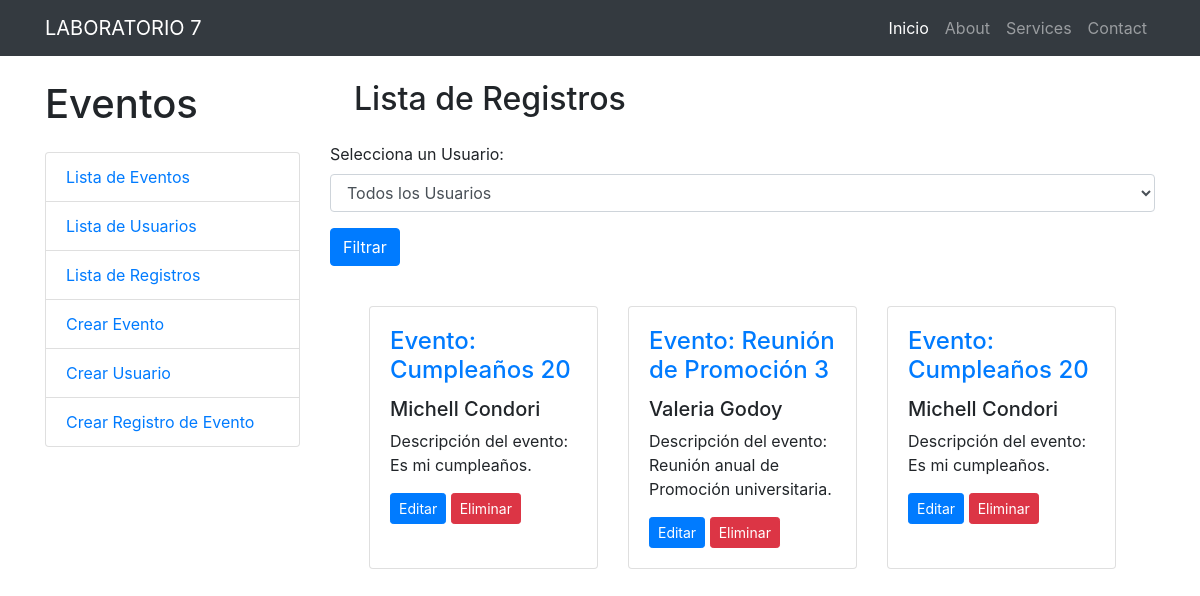
The page /eventos/lista_registros_evento/ on the database its author committed.
### eventos/models.py (models this page shows, shortened)
class RegistroEvento(models.Model):
    evento = models.ForeignKey(Evento, on_delete=models.CASCADE)
    usuario = models.ForeignKey(Usuario, on_delete=models.CASCADE)

class Evento(models.Model):
    evento = models.CharField(max_length=100)
    descripcion = models.TextField()
    fecha = models.DateField()

class Usuario(models.Model):
    nombre = models.CharField(max_length=100)
    email = models.EmailField()

### eventos/views.py (the view)
# urls.py: path('lista_registros_evento/', views.lista_registros_evento, name='lista_registros_evento'),
def lista_registros_evento(request):
    usuarios = Usuario.objects.all()
    usuario_id = request.GET.get('usuario_id')  # Obtén el ID del usuario seleccionado en el formulario
    selected_usuario = None
    registros_evento = RegistroEvento.objects.all()  # Obtén todos los registros de eventos por defecto
    if usuario_id:
        selected_usuario = Usuario.objects.get(id=usuario_id)
        registros_evento = RegistroEvento.objects.filter(usuario=selected_usuario)
    return render(request, 'lista_registros_evento.html', {'usuarios': usuarios, 'selected_usuario_id': int(usuario_id)
                                                           if usuario_id else None, 'registros_evento': registros_evento})

### eventos/templates/lista_registros_evento.html (shortened to what this page needs)
{% extends "layout.html" %}
{% block eventos %}
            <a href="{% url 'lista_eventos' %}" class="list-group-item">Lista de Eventos</a>
            <a href="{% url 'lista_usuarios' %}" class="list-group-item">Lista de Usuarios</a>
            <a href="{% url 'lista_registros_evento' %}" class="list-group-item">Lista de Registros</a>
            <a href="{% url 'crear_evento' %}" class="list-group-item">Crear Evento</a>
            <a href="{% url 'crear_usuario' %}" class="list-group-item">Crear Usuario</a>
            <a href="{% url 'crear_registro_evento' %}" class="list-group-item">Crear Registro de Evento</a>
{% endblock %}
{% block content %}
<h2 class="m-4">Lista de Registros</h2>
    <form method="GET" action="{% url 'lista_registros_evento' %}">
        <div class="form-group">
            <label for="usuario_id">Selecciona un Usuario:</label>
            <select name="usuario_id" class="form-control" id="usuario_id">
                <option value="">Todos los Usuarios</option>
            </select>
        </div>
        <button type="submit" class="btn btn-primary mb-3">Filtrar</button>
    </form>
    <div class="row m-4">
        {% for registro in registros_evento %}
        <div class="col-lg-4 col-md-6 mb-4">
            <div class="card h-100">
                <div class="card-body">
                    <h4 class="card-title">
                    <a href="{% url 'detalle_evento' registro.evento.id %}">Evento: {{ registro.evento.evento }}</a></h4>
                    <h5 class="card-text">{{ registro.usuario.nombre }}</h5>
                    <p class="card-text">Descripción del evento: {{ registro.evento.descripcion }}</p>
                    <a href="{% url 'editar_registro_evento' registro.id %}" class="btn btn-primary btn-sm">Editar</a>
                    <button type="button" class="btn btn-danger btn-sm" data-toggle="modal" data-target="#eliminarRegistroEventoModal{{ registro.id }}">
                        Eliminar
                    </button>
                </div>
            </div>
        </div>
        {% empty %}
        <div class="col-12">
            <div class="alert alert-info" role="alert">
                No hay registros de eventos disponibles.
            </div>
        </div>
        {% endfor %}
    </div>
{% endblock %}

### eventos/static/css/shop.css (style rules this page uses)
body { padding-top: 54px; }
@media (min-width: 992px) { body { padding-top: 56px; } }

### rows shown on the page
RegistroEvento: evento.evento "Cumpleaños 20", usuario.nombre "Michell Condori", evento.descripcion "Es mi cumpleaños."
RegistroEvento: evento.evento "Reunión de Promoción 3", usuario.nombre "Valeria Godoy", evento.descripcion "Reunión anual de Promoción universitaria."
RegistroEvento: evento.evento "Cumpleaños 20", usuario.nombre "Michell Condori", evento.descripcion "Es mi cumpleaños."
